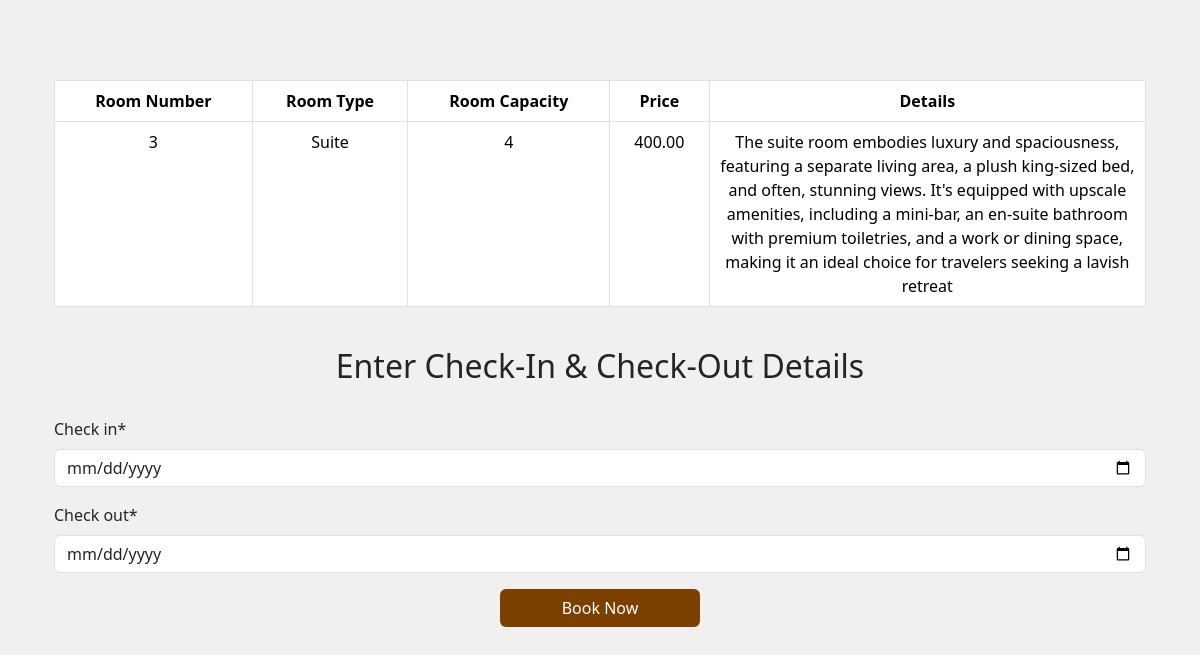
Screenshot of /book-room/3/ with the database file from the repository.
### hotel/models.py (models this page shows)
class Room(models.Model):
    ROOM_TYPES = (
        ('SIN', 'Single'),
        ('DBL', 'Double'),
        ('SUI', 'Suite'),
    )
    room_number = models.CharField(max_length=5, unique=True)
    room_type = models.CharField(max_length=3, choices=ROOM_TYPES)
    capacity = models.IntegerField(null=True)
    price = models.DecimalField(max_digits=6, decimal_places=2)
    is_available = models.BooleanField(default=True)
    image = models.ImageField(upload_to='room_images/', null=True,
                              blank=True)  # Assume you have a media directory set up
    description = models.TextField(null=True, blank=True)

### hotel/views.py (the view)
# urls.py: path('book-room/<int:room_id>/', views.book_room, name='book_room'),
def book_room(request, room_id):
    room = get_object_or_404(Room, pk=room_id)
    if request.method == 'POST':
        form = BookingForm(request.POST)
        if form.is_valid():
            booking = form.save(commit=False)
            booking.room = room
            booking.user = request.user
            booking.total_price = room.price  # You might want to calculate this based on days
            booking.save()
            room.save()
            messages.success(request, 'Room Added successfully.')
            return redirect('select_services', booking_id=booking.id)
    else:
        form = BookingForm()
    return render(request, 'book_room.html', {'form': form, 'room': room})

### hotel/forms.py
class BookingForm(forms.ModelForm):
    class Meta:
        model = Booking
        fields = ['check_in', 'check_out']
        widgets = {
            'check_in': forms.DateInput(attrs={'type': 'date'}),
            'check_out': forms.DateInput(attrs={'type': 'date'}),
        }

### hotel/templates/book_room.html (shortened to what this page needs)
{% extends 'base.html' %}
 {% load crispy_forms_tags %}
{% block content %}
<div class="container">
    <table class="table table-bordered text-center">
        <thead>
        <tr>
            <th>Room Number</th>
            <th>Room Type</th>
            <th>Room Capacity</th>
            <th>Price</th>
            <th style="width:40%;">Details</th>
        </tr>
        </thead>
        <tbody>
        <tr>
            <td>{{room.room_number}}</td>
             <td>{{room.get_room_type_display}}</td>
             <td>{{room.capacity}}</td>
             <td>{{room.price}}</td>
             <td>{{room.description}}</td>
        </tr>
        </tbody>
    </table>
    <br>
    <h2 class="text-center">Enter Check-In & Check-Out Details</h2>
    <br>
    <form method="post">
        {{ form|crispy }}
        <center>
             <button type="submit" class="btn primary-btn">Book Now</button>
        </center>
    </form>
</div>
{% endblock %}

### hotel/templates/base.html (style rules this page uses)
body { padding-top: 80px; background-color:rgb(240,240,240); }
.primary-btn { background-color:#7B3F00;color:white;width:200px; }

### rows the page displays
Room: room_number "3", room_type "Suite", capacity "4", price "400.00", description "The suite room embodies luxury and spaciousness, featuring a separate living area, a plush king-sized bed, and often, stunning views. It's equipped with upscale amenities, including a mini-bar, an en-suite bathroom with premium toiletries, and a work or dining space, making it an ideal choice for travelers seeking a lavish retreat"
